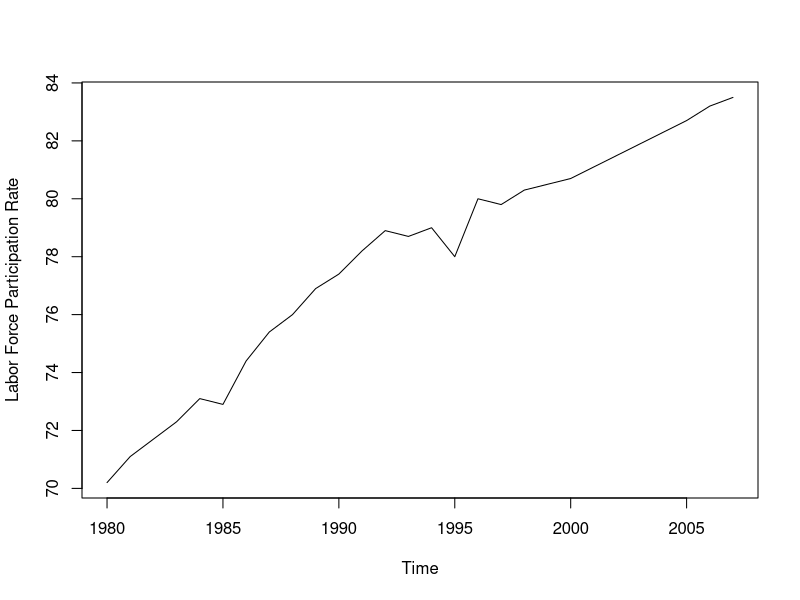
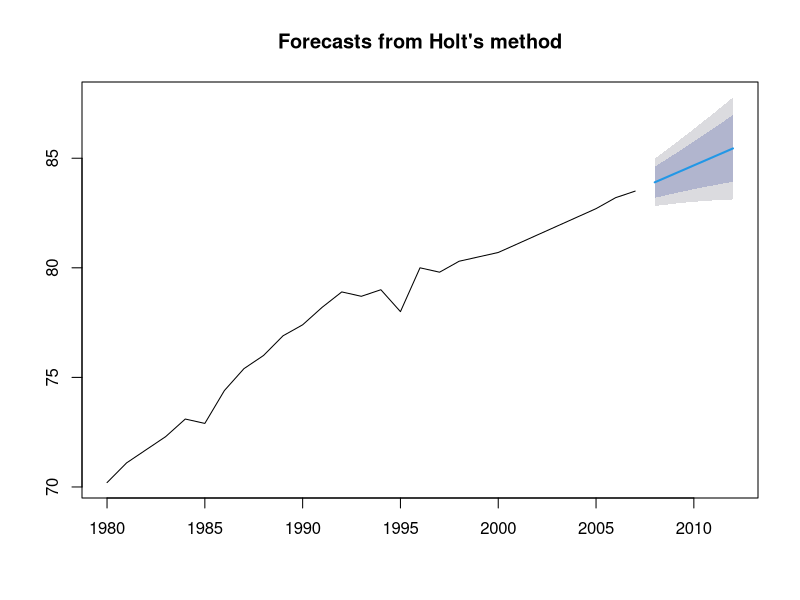
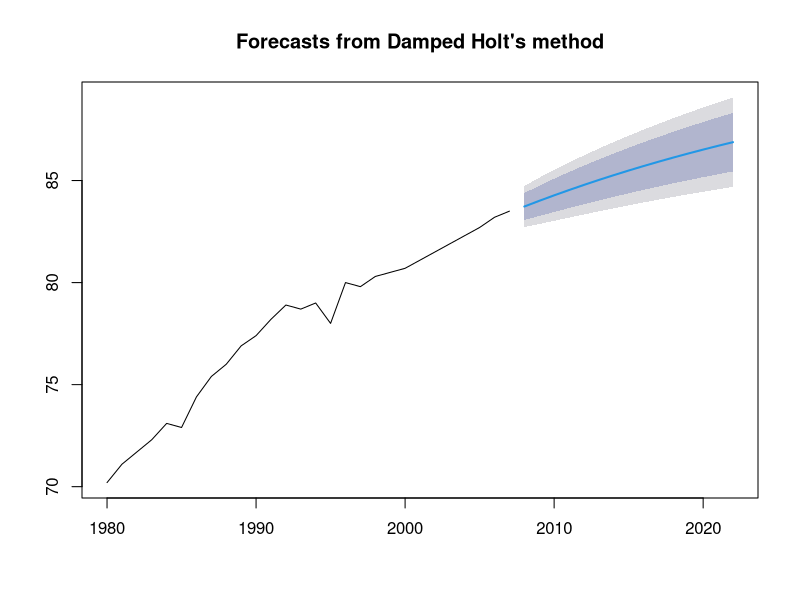
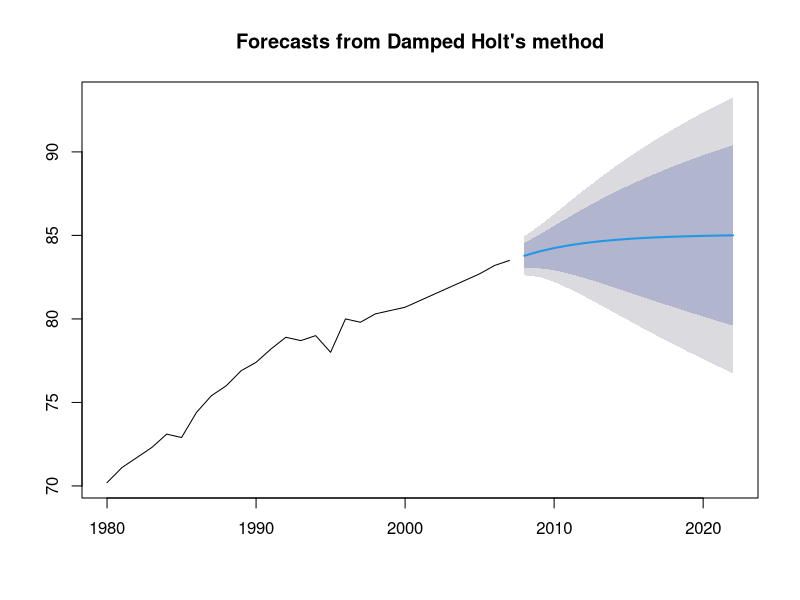
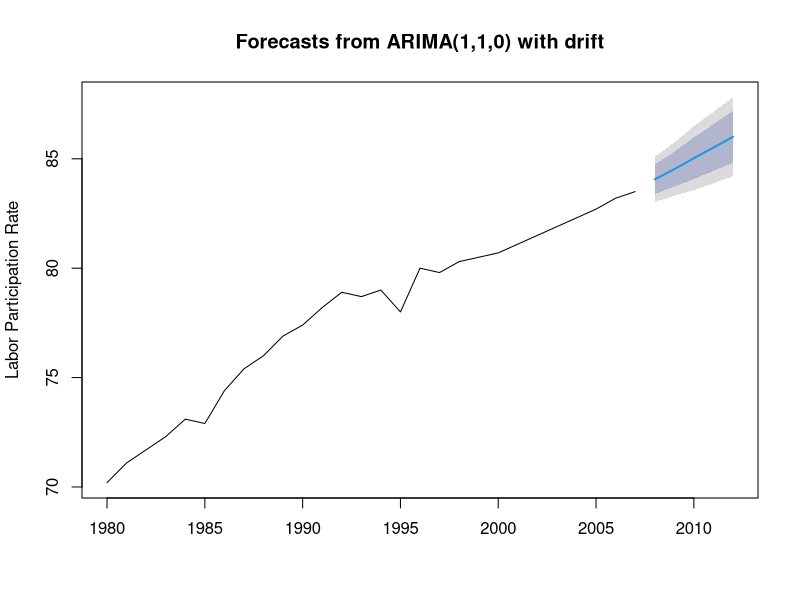
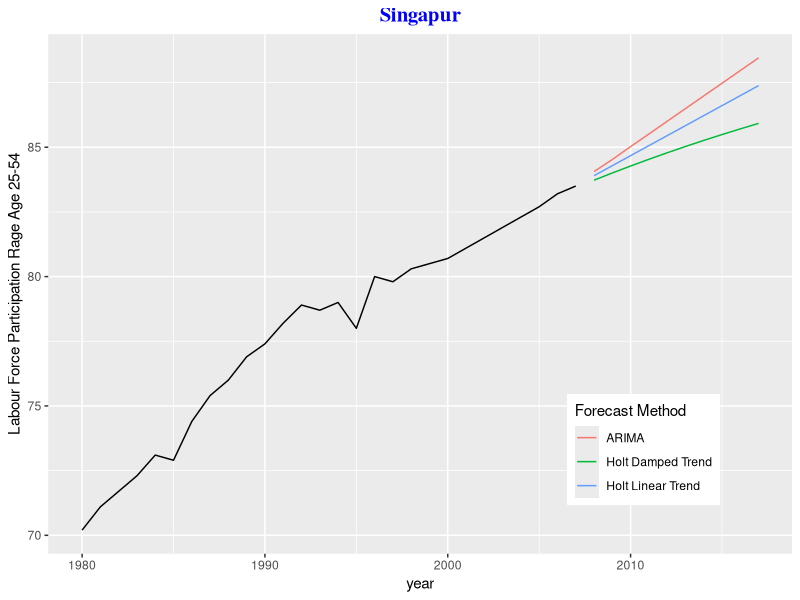
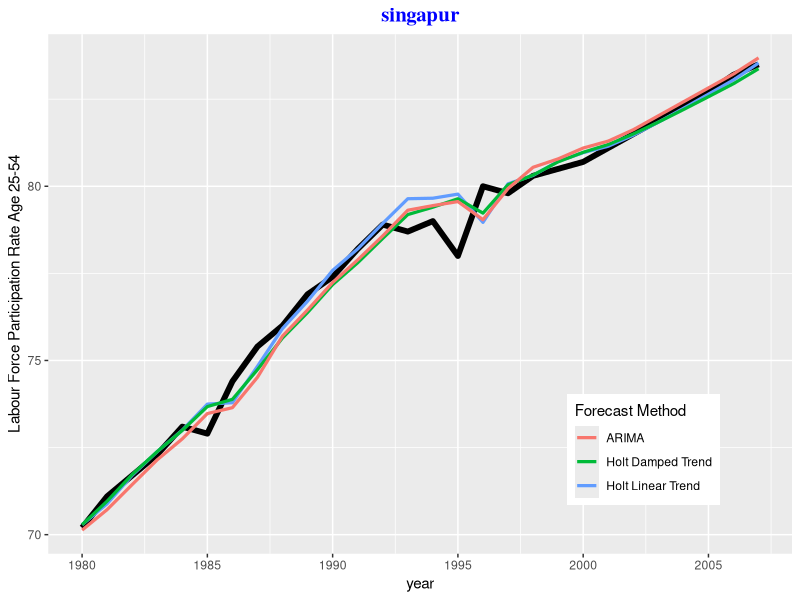

Write R code to recreate these figures, in order. (Note: this script raises an error after producing the figures.)
## ---- chunk 1
# package load
library(forecast)
library(ggplot2)
## ---- chunk 2
# install.packages("quantmod")
# install.packages("xts")
## ---- chunk 3
# package load
library(forecast)
library(ggplot2)
library(quantmod)
library(xts)

# Import with scan
# "70.19999695	71.09999847	71.69999695	72.30000305	73.09999847	72.90000153	74.40000153	75.40000153	76	76.90000153	77.40000153	78.19999695	78.90000153	78.69999695	79	78	80	79.80000305	80.30000305	80.5	80.69999695	81.09999847	81.5	81.90000153	82.30000305	82.69999695	83.19999695	83.5"
# singapur=scan()
# singapur
singapur <-c(70.19999695,	71.09999847,	71.69999695,	72.30000305,	73.09999847,	72.90000153,	74.40000153,	75.40000153,	76,	76.90000153,	77.40000153,	78.19999695,	78.90000153,	78.69999695,	79,	78,	80,	79.80000305,	80.30000305,	80.5,	80.69999695,	81.09999847,	81.5,	81.90000153,	82.30000305,	82.69999695,	83.19999695,	83.5)
# item 28 are shown by this code 
singapur
singapur <- ts(singapur,start=1980)
singapur
plot(singapur,ylab="Labor Force Participation Rate")
## ---- chunk 4

# holt(data, h=x, damped=FALSE, level=c(80,95),fan=FALSE,initial=c("optimal","simple"),exponential=FALSE,alpha=NULL,beta=NULL,phi=NULL,lambda=NULL)

library(forecast)
holt_trend <- holt(singapur,h=5)
summary(holt_trend)
plot(holt_trend)
## ---- chunk 5
#phi auto generated
plot(holt(singapur,h=15,damped=T))
# To see the generated value for phi: phi=0.96
summary(holt(singapur,h=15,damped=T))

# manual setting of phi
plot(holt(singapur,h=15,damped=T,phi=0.8))

# ARIMA auto generated
singapurarima=auto.arima(singapur)
summary(singapurarima)
## ---- chunk 6
# ARIMA auto generated
singapurarima = auto.arima(singapur)
summary(singapurarima)

## ARIMA(1,1,0) with drift
## Summary output is same as the holt model
## The buttom shows that training set error measures

plot(forecast(singapurarima,h=5),ylab="Labor Participation Rate")

# The above setting might work for short term period
# Flatting curve needs to be designed

# Exact calculation of Arima parameters
auto.arima(singapur,stepwise = F,approximation = F)

## ---- chunk 7
# model setting
# 1: Holttrend model
library(forecast)
holt_trend = holt(singapur,h=10)
holtdamped=holt(singapur,h=10,damped=T)
arimafore=forecast(auto.arima(singapur),h=10)
## ---- chunk 8
library(ggplot2)
autoplot(singapur)+
  forecast::autolayer(holt_trend$mean,series="Holt Linear Trend")+
  forecast::autolayer(holtdamped$mean,series="Holt Damped Trend")+
  forecast::autolayer(arimafore$mean,series="ARIMA")+
  xlab("year")+ylab("Labour Force Participation Rage Age 25-54")+
  guides(colour=guide_legend(title="Forecast Method"))+
  theme(legend.position = c(0.8,0.2))+
  ggtitle("Singapur")+
  theme(plot.title = element_text(family="Times",hjust=0.5,color="blue",face="bold",size=15))
## ---- chunk 9
# package load
library(forecast)
library(ggplot2)

# models 
holttrend=holt(singapur,h=10)
holtdamped=holt(singapur,h=10,damped=T)
airmafore=forecast(auto.arima(singapur),h=10)

autoplot(singapur)+geom_line(size=2)+
  forecast::autolayer(holttrend$fitted,series="Holt Linear Trend",size=1.1)+
  forecast::autolayer(holtdamped$fitted,series="Holt Damped Trend",size=1.1)+
  forecast::autolayer(arimafore$fitted,series="ARIMA",size=1.1)+
  xlab("year")+ylab("Labour Force Participation Rate Age 25-54")+
  guides(colour=guide_legend(title="Forecast Method"))+
  theme(legend.position=c(0.8,0.2))+
  ggtitle("singapur")+theme(plot.title=element_text(family="Times",hjust=0.5,color="blue",face="bold",size=15))
## ---- chunk 10
# data load
mydata = scan()

# raw data
# -0.31	0.41	0.51	-0.2	0.61	0.2	0.61	-0.3	-0.1	-0.2	-0.51	0.41 -0.51	0.61	-0.2	0.1	-0.1	0.3	0	0.2	-0.3	0	-0.1	0.81 -0.6	0.4	0.5	0.1	-0.1	0	0.2	0.1	-0.1	0.1	0.1	0.6 -0.2	0.6	0.59	0	0	0.1	0.2	0.1	0.2	0	0.2	0.19 -0.1	0.68	0.58	-0.19	0	-0.19	0.39	0.38	0.1	0	0.1	0.29 -0.48	0.57	0.48	-0.47	0.38	0.09	0.47	0	0	-0.19	0.19	0.38 -0.56	0.47	0.28	-0.19	-0.09	0.28	0.28	0	0	-0.28	0	0 -1.03	0.85	0.47	0	0.09	-0.09	0.19	0	-0.19	0	0.09	-0.09 -0.84	0.38	0.75	-0.37	0.28	0.09	0.28	0	0.09	0.19	0.09	0.74 -0.64	0.65	0.18	0	-0.18	0.18	0.37	0.09	0.09	0	0.27	0.64

# timestamp
plot.ts(mydata)

# ts() function - ts data load
germaninfl=ts(mydata,start=2008,frequency = 12)
plot(germaninfl)

# basic structure
# ts(mydata, start=c(2008,3),frequency=12)

## ---- chunk 11

# Data load
# mydata=scan()
plot.ts(mydata)

germaninfl=ts(mydata,start=2008,frequency = 12)
plot(germaninfl)

# Seasonal decomposition
decompose(germaninfl)
plot(decompose(germaninfl))

# using the stl method
plot(stl(germaninfl,s.window = 7))

# stl forecasting
library(forecast)
plot(stlf(germaninfl,method="ets"))

# comparison with a standard est forecast
plot(forecast(ets(germaninfl),h=24))

# using autoplot
library(ggplot2)
autoplot(stlf(germaninfl,method="ets"))

# Seasonal Arima(package forecast)
auto.arima(germaninfl,stepwise=T,
           approximation=F,trace=T)

# Getting an object
germaninflarima = auto.arima(germaninfl,stepwise=T,
                             approximation = F,trace=T)

# forecast
forec=forecast(germaninflarima)
plot(forec)

# exponential smoothing with ets
# auto generated
ets(germaninfl)
# forecast plot
germaninflets=ets(germaninfl)
plot(forecast(germaninflets,h=60))

# comparison with seasonal Holt Winters model
plot(hw(germaninfl,h=60))

# cross validation of 2 models
germnainflets=ets(germaninfl)
germaninflarima=auto.arima(germaninfl,
                           stepwise=T,
                           approximation=F,
                           trace=T)

## Function definition
forecastets = function(x,h){
  forecast(ets(x),h=h)
}

forecastarima = function(x,h){
  forecast(auto.arima(x),stepwise=T,approximation=F,h=h)
}

esterror=tsCV(germaninfl,forecastets,h=1)
arimaerror=tsCV(germaninfl,forecastarima,h=1)

mean(esterror^2,na.rm=T)
mean(arimaerror^2,na.rm=T)
## ---- chunk 12
decompose(germaninfl)
plot(decompose(germaninfl))
## ---- chunk 13
# plot visualization
plot(stl(germaninfl,s.window = 7))
# second to top: seasonality
## ---- chunk 14
library(forecast)

# stl forecasting + ETS
plot(stlf(germaninfl,method="ets"))

# comparison with a standard ets forecast
# peaks and slppes are different
plot(forecast(ets(germaninfl),h=24))

# using autoplot
library(ggplot2)
autoplot(stlf(germaninfl,method="ets"))
